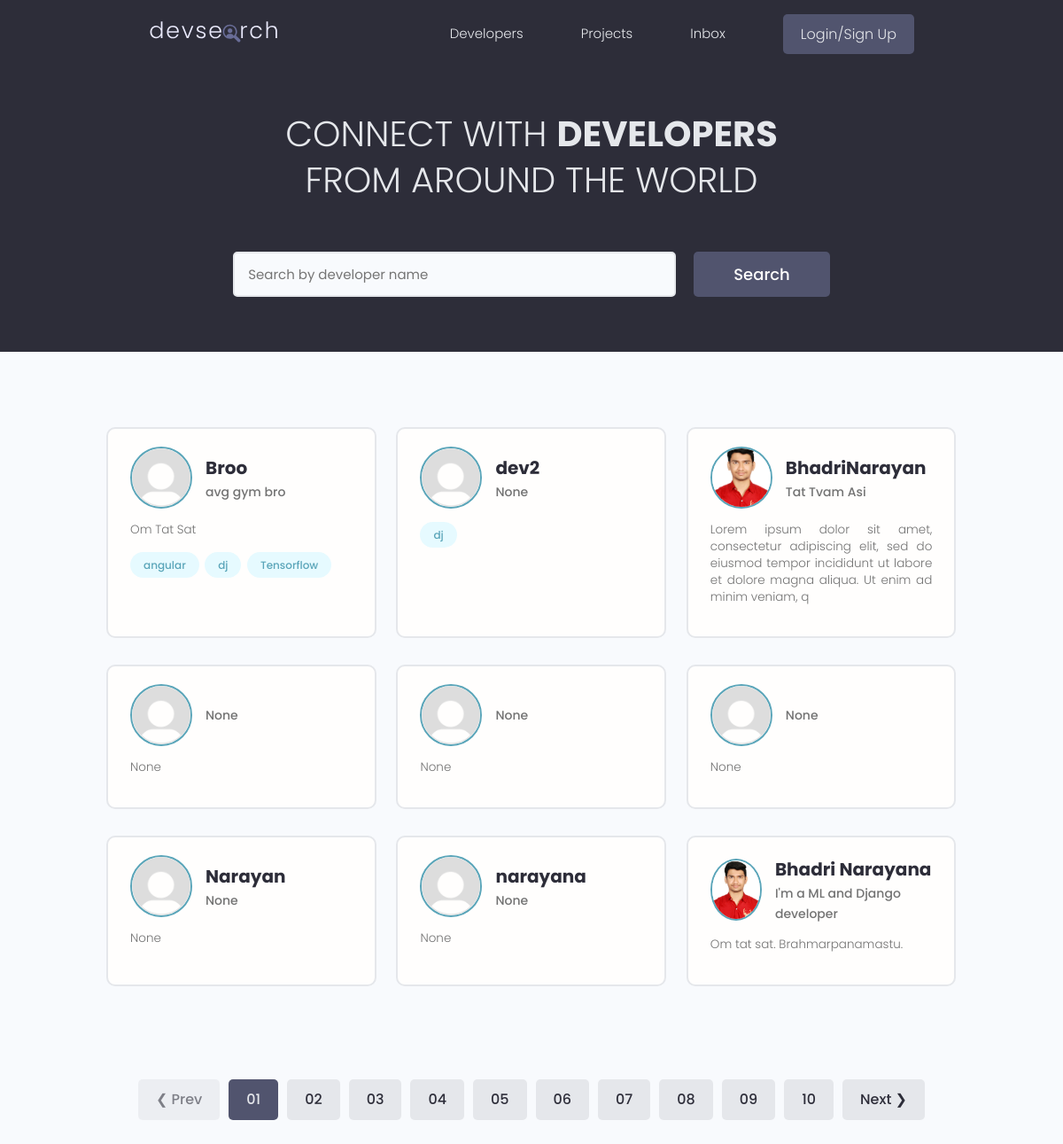
/, run on an earlier commit of the app's database.
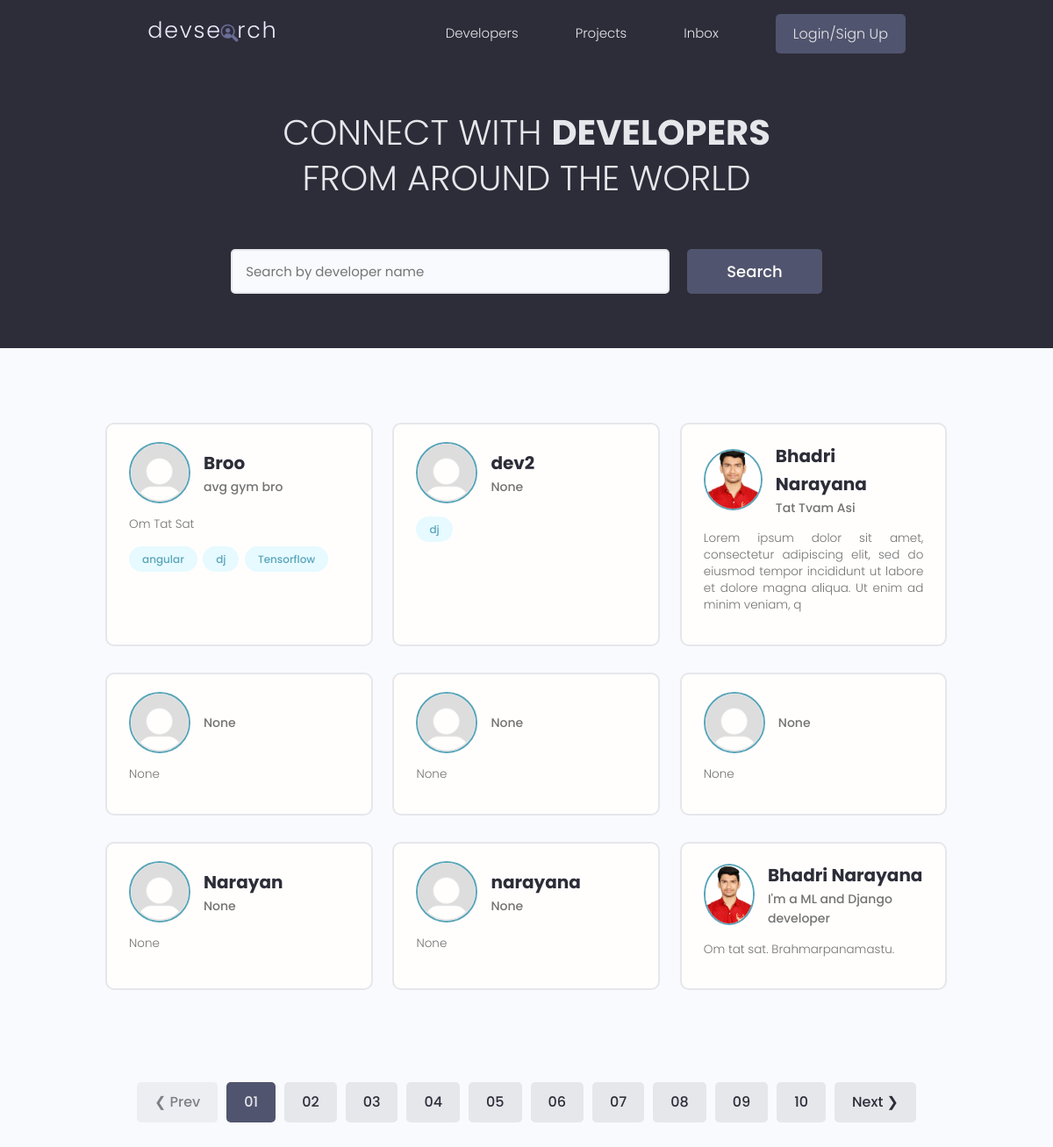
And on a later commit of the database.
### users/models.py (models this page shows, shortened)
class Profile(models.Model):
    user = models.OneToOneField(User, on_delete = models.CASCADE, null = True, blank = True)
    name = models.CharField(max_length = 200, blank = True, null = True)
    username = models.CharField(max_length=200, blank = True, null = True)
    location = models.CharField(max_length=200, blank = True, null = True)
    email = models.EmailField(max_length = 500, blank = True, null = True)
    short_intro = models.CharField(max_length = 200, blank = True, null = True)
    bio = models.TextField(blank = True, null = True)
    profile_image = models.ImageField(null = True, blank = True, upload_to = 'profiles/', default="profiles/default.png")
    social_github = models.CharField(max_length = 200, blank=True, null = True)
    social_twitter = models.CharField(max_length = 200, blank=True, null = True)
    social_linkedin = models.CharField(max_length = 200, blank=True, null = True)
    social_youtube = models.CharField(max_length = 200, blank=True, null = True)
    social_website = models.CharField(max_length = 200, blank=True, null = True)
    created = models.DateTimeField(auto_now_add=True)
    id = models.UUIDField(default = uuid.uuid4, primary_key=True, unique=True, editable=False)

### users/views.py (the view)
# urls.py: path('', views.profiles, name = 'profiles'),
def profiles(request):
    profiles = Profile.objects.all()
    return render(request, 'users/profiles.html', {'profiles':profiles})

### users/templates/users/profiles.html (shortened to what this page needs)
{% extends 'main.html' %}
{% block content %}
<main class="home">
    <section class="hero-section text-center">
      <div class="container container--narrow">
        <div class="hero-section__box">
          <h2>CONNECT WITH <span>DEVELOPERS</span></h2>
          <h2>FROM AROUND THE WORLD</h2>
        </div>
        <div class="hero-section__search">
          <form class="form" action="#" method="get">
            <div class="form__field">
              <input class="input input--text" id="formInput#search" type="text" name="text"
                placeholder="Search by developer name" />
            </div>
            <input class="btn btn--sub btn--lg" type="submit" value="Search" />
          </form>
        </div>
      </div>
    </section>
    <section class="devlist">
      <div class="container">
        <div class="grid grid--three">
            {% for profile in  profiles%}
          <div class="column card">
            <div class="dev">
              <a href="{% url 'profile' profile.id %}" class="card__body">
                <div class="dev__profile">
                  <img class="avatar avatar--md" src="{{profile.profile_image.url}}" alt="image" />
                  <div class="dev__meta">
                    <h3>{{profile.name}}</h3>
                    <h5>{{profile.short_intro|slice:"60"}}</h5>
                  </div>
                </div>
                <p class="dev__info">
                  {{profile.bio| slice:"150"}}
                </p>
                <div class="dev__skills">
                 {% for skill in  profile.skill_set.all|slice:"5"%}
                  <span class="tag tag--pill tag--main">
                    <small>{{skill.name}}</small>
                  </span>
                  {% endfor %}
                </div>
              </a>
            </div>
          </div>
          {% endfor %}
        </div>
      </div>
    </section>
    <div class="pagination">
      <ul class="container">
        <li><a href="#" class="btn btn--disabled">&#10094; Prev</a></li>
        <li><a href="#" class="btn btn--sub">01</a></li>
        <li><a href="#" class="btn">02</a></li>
        <li><a href="#" class="btn">03</a></li>
        <li><a href="#" class="btn">04</a></li>
        <li><a href="#" class="btn">05</a></li>
        <li><a href="#" class="btn">06</a></li>
        <li><a href="#" class="btn">07</a></li>
        <li><a href="#" class="btn">08</a></li>
        <li><a href="#" class="btn">09</a></li>
        <li><a href="#" class="btn">10</a></li>
        <li><a href="#" class="btn">Next &#10095;</a></li>
      </ul>
    </div>
  </main>
{% endblock content %}

What changed in the data, as far as the page shows it:
changed Profile "Tat Tvam Asi": name "BhadriNarayan" → "Bhadri Narayana"
